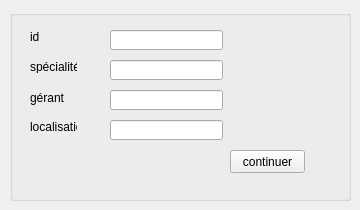
      <widget class="QWidget" name="tab_9">
       <attribute name="title">
        <string>modifier </string>
       </attribute>
       <widget class="QGroupBox" name="groupBox_5">
        <property name="geometry">
         <rect>
          <x>10</x>
          <y>10</y>
          <width>341</width>
          <height>191</height>
         </rect>
        </property>
        <property name="title">
         <string/>
        </property>
        <widget class="QPushButton" name="update_depp">
         <property name="geometry">
          <rect>
           <x>220</x>
           <y>140</y>
           <width>75</width>
           <height>23</height>
          </rect>
         </property>
         <property name="text">
          <string>continuer</string>
         </property>
        </widget>
        <widget class="QLineEdit" name="le_id_dep_2">
         <property name="geometry">
          <rect>
           <x>100</x>
           <y>20</y>
           <width>113</width>
           <height>20</height>
          </rect>
         </property>
        </widget>
        <widget class="QLineEdit" name="le_spec_2">
         <property name="geometry">
          <rect>
           <x>100</x>
           <y>50</y>
           <width>113</width>
           <height>20</height>
          </rect>
         </property>
        </widget>
        <widget class="QLineEdit" name="le_gerant_2">
         <property name="geometry">
          <rect>
           <x>100</x>
           <y>80</y>
           <width>113</width>
           <height>20</height>
          </rect>
         </property>
        </widget>
        <widget class="QLineEdit" name="le_local_2">
         <property name="geometry">
          <rect>
           <x>100</x>
           <y>110</y>
           <width>113</width>
           <height>20</height>
          </rect>
         </property>
        </widget>
        <widget class="QLabel" name="label_13">
         <property name="geometry">
          <rect>
           <x>20</x>
           <y>20</y>
           <width>47</width>
           <height>13</height>
          </rect>
         </property>
         <property name="text">
          <string>id</string>
         </property>
        </widget>
        <widget class="QLabel" name="label_20">
         <property name="geometry">
          <rect>
           <x>20</x>
           <y>50</y>
           <width>47</width>
           <height>13</height>
          </rect>
         </property>
         <property name="text">
          <string>spécialité</string>
         </property>
        </widget>
        <widget class="QLabel" name="label_21">
         <property name="geometry">
          <rect>
           <x>20</x>
           <y>80</y>
           <width>47</width>
           <height>16</height>
          </rect>
         </property>
         <property name="text">
          <string>gérant</string>
         </property>
        </widget>
        <widget class="QLabel" name="label_22">
         <property name="geometry">
          <rect>
           <x>20</x>
           <y>110</y>
           <width>47</width>
           <height>13</height>
          </rect>
         </property>
         <property name="text">
          <string>localisation</string>
         </property>
        </widget>
       </widget>
      </widget>
